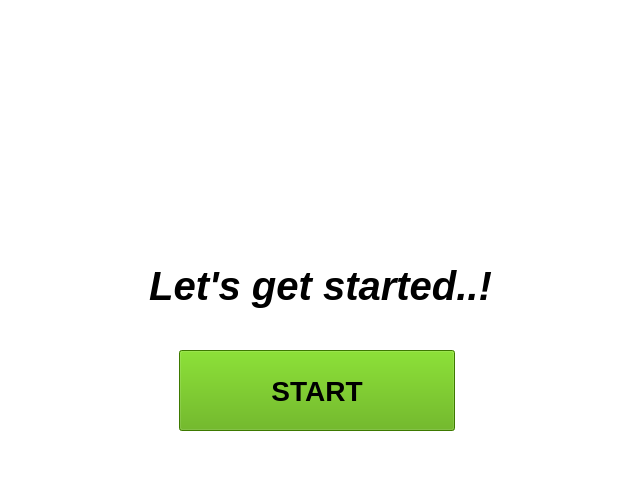
<?xml version="1.0" encoding="UTF-8"?>
<ui version="4.0">
 <class>MainWindow</class>
 <widget class="QMainWindow" name="MainWindow">
  <property name="geometry">
   <rect>
    <x>0</x>
    <y>0</y>
    <width>640</width>
    <height>480</height>
   </rect>
  </property>
  <property name="sizePolicy">
   <sizepolicy hsizetype="Preferred" vsizetype="Preferred">
    <horstretch>0</horstretch>
    <verstretch>0</verstretch>
   </sizepolicy>
  </property>
  <property name="minimumSize">
   <size>
    <width>640</width>
    <height>480</height>
   </size>
  </property>
  <property name="maximumSize">
   <size>
    <width>640</width>
    <height>480</height>
   </size>
  </property>
  <property name="windowTitle">
   <string>MainWindow</string>
  </property>
  <property name="styleSheet">
   <string notr="true">background-color: rgb(255, 255, 255);</string>
  </property>
  <widget class="QWidget" name="centralwidget">
   <widget class="QLabel" name="label">
    <property name="geometry">
     <rect>
      <x>10</x>
      <y>250</y>
      <width>621</width>
      <height>71</height>
     </rect>
    </property>
    <property name="font">
     <font>
      <pointsize>30</pointsize>
      <weight>75</weight>
      <italic>true</italic>
      <bold>true</bold>
      <underline>false</underline>
      <kerning>true</kerning>
     </font>
    </property>
    <property name="styleSheet">
     <string notr="true">background-color: rgba(255, 255, 255, 0);</string>
    </property>
    <property name="text">
     <string>Let's get started..!</string>
    </property>
    <property name="alignment">
     <set>Qt::AlignCenter</set>
    </property>
   </widget>
   <widget class="QLabel" name="label_2">
    <property name="geometry">
     <rect>
      <x>210</x>
      <y>50</y>
      <width>201</width>
      <height>181</height>
     </rect>
    </property>
    <property name="styleSheet">
     <string notr="true">background-color: rgba(255, 255, 255, 0);</string>
    </property>
    <property name="frameShape">
     <enum>QFrame::NoFrame</enum>
    </property>
    <property name="text">
     <string/>
    </property>
    <property name="pixmap">
     <pixmap>images/rock-paper-scissors.png</pixmap>
    </property>
    <property name="scaledContents">
     <bool>true</bool>
    </property>
   </widget>
   <widget class="QWidget" name="layoutWidget">
    <property name="geometry">
     <rect>
      <x>11</x>
      <y>350</y>
      <width>621</width>
      <height>81</height>
     </rect>
    </property>
    <layout class="QHBoxLayout" name="horizontalLayout">
     <item>
      <spacer name="horizontalSpacer">
       <property name="orientation">
        <enum>Qt::Horizontal</enum>
       </property>
       <property name="sizeType">
        <enum>QSizePolicy::Fixed</enum>
       </property>
       <property name="sizeHint" stdset="0">
        <size>
         <width>168</width>
         <height>20</height>
        </size>
       </property>
      </spacer>
     </item>
     <item>
      <widget class="QPushButton" name="Start_Button">
       <property name="sizePolicy">
        <sizepolicy hsizetype="Preferred" vsizetype="Preferred">
         <horstretch>0</horstretch>
         <verstretch>0</verstretch>
        </sizepolicy>
       </property>
       <property name="font">
        <font>
         <pointsize>21</pointsize>
         <weight>75</weight>
         <bold>true</bold>
        </font>
       </property>
       <property name="styleSheet">
        <string notr="true">background-color: rgb(85, 170, 0);</string>
       </property>
       <property name="text">
        <string>START</string>
       </property>
      </widget>
     </item>
     <item>
      <spacer name="horizontalSpacer_2">
       <property name="orientation">
        <enum>Qt::Horizontal</enum>
       </property>
       <property name="sizeType">
        <enum>QSizePolicy::Fixed</enum>
       </property>
       <property name="sizeHint" stdset="0">
        <size>
         <width>177</width>
         <height>20</height>
        </size>
       </property>
      </spacer>
     </item>
    </layout>
   </widget>
  </widget>
 </widget>
 <resources/>
 <connections/>
</ui>
